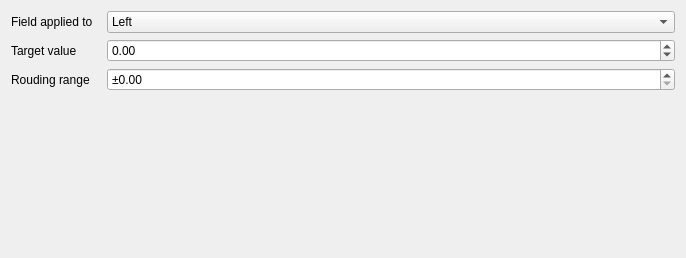
<?xml version="1.0" encoding="UTF-8"?>
<ui version="4.0">
 <class>TrimAroundSpecificValueOptionWidget</class>
 <widget class="QWidget" name="TrimAroundSpecificValueOptionWidget">
  <property name="geometry">
   <rect>
    <x>0</x>
    <y>0</y>
    <width>686</width>
    <height>258</height>
   </rect>
  </property>
  <layout class="QFormLayout" name="formLayout">
   <property name="horizontalSpacing">
    <number>14</number>
   </property>
   <item row="0" column="0">
    <widget class="QLabel" name="label">
     <property name="text">
      <string>Field applied to</string>
     </property>
    </widget>
   </item>
   <item row="0" column="1">
    <widget class="QComboBox" name="fieldComboBox">
     <item>
      <property name="text">
       <string>Left</string>
      </property>
     </item>
     <item>
      <property name="text">
       <string>Const field</string>
      </property>
     </item>
     <item>
      <property name="text">
       <string>Right</string>
      </property>
     </item>
     <item>
      <property name="text">
       <string>Preutterance</string>
      </property>
     </item>
     <item>
      <property name="text">
       <string>Overlap</string>
      </property>
     </item>
    </widget>
   </item>
   <item row="1" column="0">
    <widget class="QLabel" name="label_2">
     <property name="text">
      <string>Target value</string>
     </property>
    </widget>
   </item>
   <item row="1" column="1">
    <widget class="QDoubleSpinBox" name="targetValueSpinBox">
     <property name="minimum">
      <double>-99999.000000000000000</double>
     </property>
     <property name="maximum">
      <double>99999.000000000000000</double>
     </property>
    </widget>
   </item>
   <item row="2" column="0">
    <widget class="QLabel" name="label_3">
     <property name="text">
      <string>Rouding range</string>
     </property>
    </widget>
   </item>
   <item row="2" column="1">
    <widget class="QDoubleSpinBox" name="roundingRangeSpinBox">
     <property name="prefix">
      <string>±</string>
     </property>
     <property name="maximum">
      <double>99999.000000000000000</double>
     </property>
    </widget>
   </item>
  </layout>
 </widget>
 <resources/>
 <connections/>
</ui>
